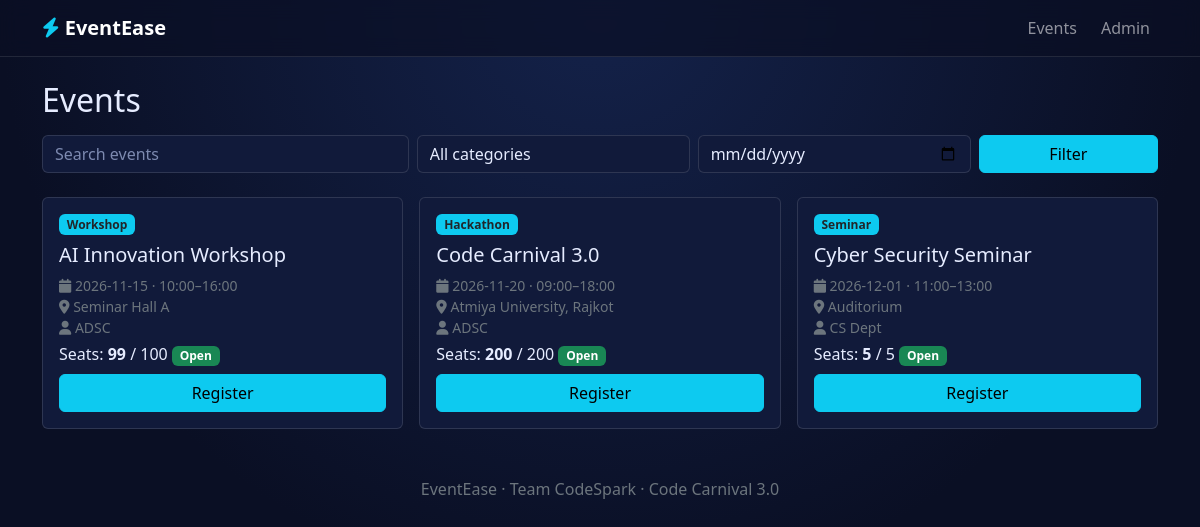
Screenshot of /events.php with the database file from the repository.
### tables this page shows
CREATE TABLE events(id INT AUTO_INCREMENT PRIMARY KEY,event_name VARCHAR(150) NOT NULL,description TEXT,category VARCHAR(50) NOT NULL,event_date DATE NOT NULL,start_time TIME NOT NULL,end_time TIME NOT NULL,venue VARCHAR(150) NOT NULL,organizer VARCHAR(100) NOT NULL,capacity INT NOT NULL CHECK(capacity>0),registration_start DATE NOT NULL,registration_end DATE NOT NULL,image VARCHAR(255) DEFAULT NULL,status ENUM('Draft','Published','Registration Open','Registration Closed','Completed') DEFAULT 'Draft',created_at TIMESTAMP DEFAULT CURRENT_TIMESTAMP,INDEX(category),INDEX(event_date));

### events.php (the view, shortened to what this page needs)
<?php require 'config/database.php';head('Events');
$q=trim($_GET['q']??'');$c=$_GET['cat']??'';$d=$_GET['date']??'';
$sql="SELECT * FROM events WHERE status<>'Draft' AND event_name LIKE ?";$p=["%$q%"];
$st=$pdo->prepare($sql.' ORDER BY event_date');$st->execute($p);$evs=$st->fetchAll();
$cats=$pdo->query('SELECT DISTINCT category FROM events')->fetchAll(PDO::FETCH_COLUMN);?>
<h2 class="mb-3">Events</h2>
<form class="row g-2 mb-4"><div class="col-md-4"><input name="q" value="<?=e($q)?>" class="form-control" placeholder="Search events"></div>
<div class="col-md-3"><select name="cat" class="form-select"><option value="">All categories</option><?php foreach($cats as $x)echo "<option ".($x==$c?'selected':'').">".e($x)."</option>";?></select></div>
<div class="col-md-3"><input type="date" name="date" value="<?=e($d)?>" class="form-control"></div><div class="col-md-2"><button class="btn btn-info w-100">Filter</button></div></form>
<div class="row g-3"><?php if(!$evs)echo "<p class='text-secondary'>No events found.</p>";
foreach($evs as $ev){$n=reg_count($pdo,$ev['id']);$s=reg_state($ev,$n);$bc=$s=='Open'?'success':($s=='Full'?'danger':'secondary');?>
<div class="col-md-6 col-lg-4"><div class="card hov h-100 p-3"><span class="badge bg-info text-dark mb-2 align-self-start"><?=e($ev['category'])?></span>
<h5><?=e($ev['event_name'])?></h5><p class="small text-secondary mb-1"><i class="fa fa-calendar"></i> <?=e($ev['event_date'])?> · <?=substr($ev['start_time'],0,5)?>–<?=substr($ev['end_time'],0,5)?><br><i class="fa fa-location-dot"></i> <?=e($ev['venue'])?><br><i class="fa fa-user"></i> <?=e($ev['organizer'])?></p>
<p class="mb-2">Seats: <b><?=max(0,$ev['capacity']-$n)?></b> / <?=$ev['capacity']?> <span class="badge bg-<?=$bc?>"><?=$s?></span></p>
<?php if($s=='Open')echo "<a class='btn btn-info mt-auto' href='register.php?event_id={$ev['id']}'>Register</a>";else echo "<button class='btn btn-secondary mt-auto' disabled>Unavailable</button>";?></div></div><?php }?></div><?php foot();

### config/database.php (shortened to what this page needs)
<?php
function e($s){return htmlspecialchars((string)$s,ENT_QUOTES,'UTF-8');}
function reg_count($pdo,$id){$s=$pdo->prepare('SELECT COUNT(*) FROM registrations WHERE event_id=?');$s->execute([$id]);return (int)$s->fetchColumn();}
function reg_state($ev,$n){$d=date('Y-m-d');
 if($n>=$ev['capacity'])return 'Full';return 'Open';}
function head($t,$admin=false){$b=BASE;echo "<!doctype html><html><head><meta charset='utf-8'><meta name='viewport' content='width=device-width,initial-scale=1'><title>".e($t)." | EventEase</title>
<link href='https://cdn.jsdelivr.net/npm/bootstrap@5.3.3/dist/css/bootstrap.min.css' rel='stylesheet'>
<link href='https://cdnjs.cloudflare.com/ajax/libs/font-awesome/6.5.1/css/all.min.css' rel='stylesheet'>
<link href='$b/assets/css/style.css' rel='stylesheet'></head><body>
<nav class='navbar navbar-expand-lg navbar-dark nav-glass'><div class='container'><a class='navbar-brand fw-bold' href='$b/index.php'><i class='fa-solid fa-bolt text-info'></i> EventEase</a>
<button class='navbar-toggler' data-bs-toggle='collapse' data-bs-target='#nv'><span class='navbar-toggler-icon'></span></button><div id='nv' class='collapse navbar-collapse'><ul class='navbar-nav ms-auto gap-lg-2'>";
 if($admin){foreach(['dashboard'=>'Dashboard','events'=>'Events','create-event'=>'New Event','participants'=>'Participants','checkin'=>'Check-in','reports'=>'Reports'] as $k=>$v)echo "<li class='nav-item'><a class='nav-link' href='$b/admin/$k.php'>$v</a></li>";echo "<li><a class='nav-link text-warning' href='$b/logout.php'>Logout</a></li>";}
 else echo "<li><a class='nav-link' href='$b/events.php'>Events</a></li><li><a class='nav-link' href='$b/admin/dashboard.php'>Admin</a></li>";
 echo "</ul></div></div></nav><main class='container py-4'>";}
function foot(){echo "</main><footer class='text-center text-secondary py-4'>EventEase · Team CodeSpark · Code Carnival 3.0</footer><script src='https://cdn.jsdelivr.net/npm/bootstrap@5.3.3/dist/js/bootstrap.bundle.min.js'></script></body></html>";}

### assets/css/style.css (style rules this page uses)
body { background:radial-gradient(circle at top,#14224a,#0a0f24 60%);color:#e6ecff;min-height:100vh }
.nav-glass { background:rgba(10,15,36,.7);backdrop-filter:blur(10px);border-bottom:1px solid #ffffff1a }
.card,.form-control,.form-select { background:#111a3a;border:1px solid #ffffff1f;color:#e6ecff }
.form-control::placeholder { color:#7d8ab0 }
.card { transition:.2s }

### rows the page displays
events: category "Workshop", event_name "AI Innovation Workshop", event_date "2026-11-15", start_time "10:00", end_time "16:00", venue "Seminar Hall A", organizer "ADSC", max(0,$ev['capacity']-$n) "99", capacity "100"
events: category "Hackathon", event_name "Code Carnival 3.0", event_date "2026-11-20", start_time "09:00", end_time "18:00", venue "Atmiya University, Rajkot", organizer "ADSC", max(0,$ev['capacity']-$n) "200", capacity "200"
events: category "Seminar", event_name "Cyber Security Seminar", event_date "2026-12-01", start_time "11:00", end_time "13:00", venue "Auditorium", organizer "CS Dept", max(0,$ev['capacity']-$n) "5", capacity "5"
